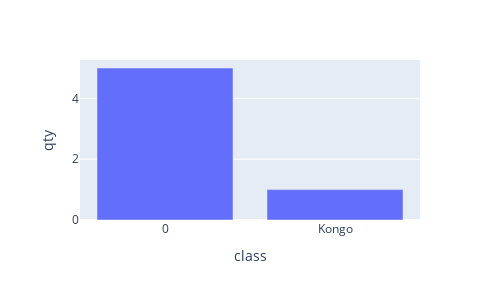

The notebook cell this image was saved under:
### Code cell
# task11 (lesson4)
# Корабли: По предыдущему view (sunk_ships_by_classes) сделать график в colab (X: class, Y: count)

df = pd.read_sql_query("""select * from sunk_ships_by_classes_2""", conn)
fig = px.bar(x = df.cl.to_list(), y = df.qty.to_list(), labels={'x':'class', 'y':'qty'}, width=500, height=300)
fig.show()

### Figure 1 — Plotly figure (JSON) as saved in the notebook; plotly's stock layout.template omitted (floating-point values rounded to 4 significant figures)
{"data": [{"alignmentgroup": "True", "hovertemplate": "class=%{x}<br>qty=%{y}<extra></extra>", "legendgroup": "", "marker": {"color": "#636efa", "pattern": {"shape": ""}}, "name": "", "offsetgroup": "", "orientation": "v", "showlegend": false, "textposition": "auto", "type": "bar", "x": ["0", "Kongo"], "xaxis": "x", "y": [5, 1], "yaxis": "y"}], "layout": {"barmode": "relative", "height": 300, "legend": {"tracegroupgap": 0}, "margin": {"t": 60}, "width": 500, "xaxis": {"anchor": "y", "domain": [0, 1], "title": {"text": "class"}}, "yaxis": {"anchor": "x", "domain": [0, 1], "title": {"text": "qty"}}}}
